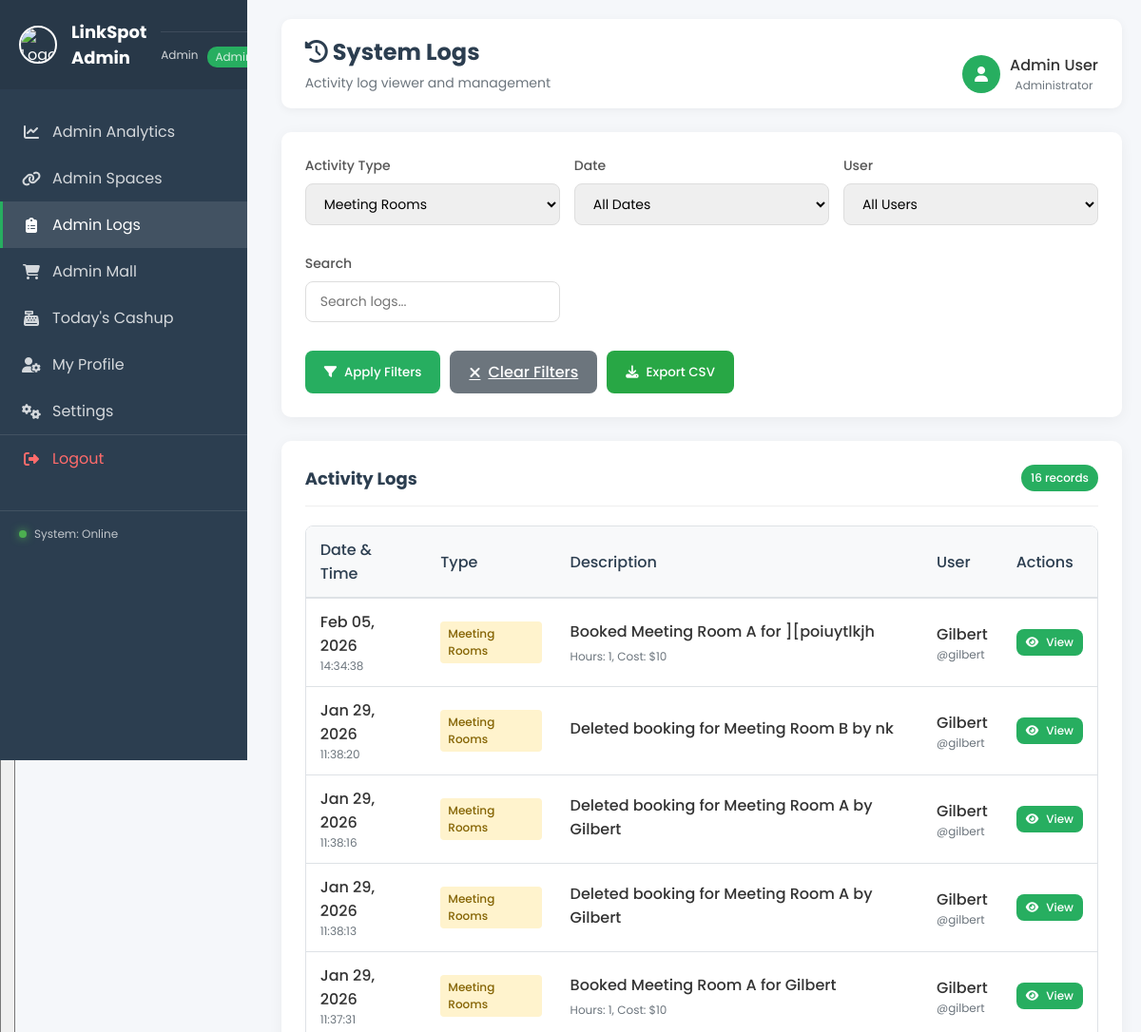
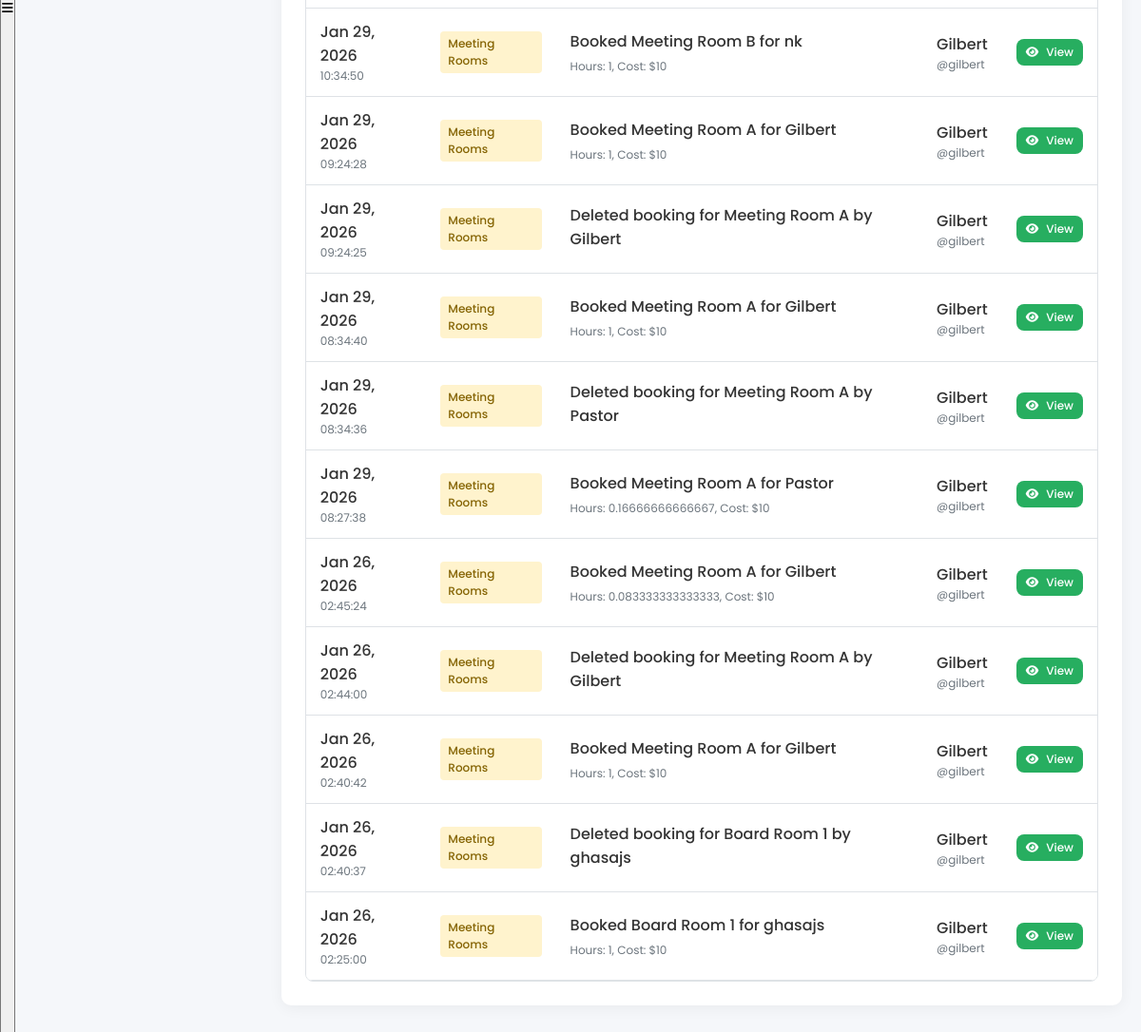
Page /admin/admin_logs.php?type=Meeting Rooms on the committed database (2 pictures, top to bottom).
### tables this page shows
CREATE TABLE `activity_log` (
  `id` int(11) NOT NULL,
  `activity_date` date NOT NULL,
  `activity_time` time NOT NULL,
  `activity_type` varchar(50) NOT NULL,
  `description` varchar(500) NOT NULL,
  `details` text DEFAULT NULL,
  `user_id` int(11) DEFAULT NULL,
  `created_at` timestamp NOT NULL DEFAULT current_timestamp()
);

CREATE TABLE `users` (
  `id` int(11) NOT NULL,
  `username` varchar(50) NOT NULL,
  `password` varchar(255) NOT NULL,
  `full_name` varchar(100) DEFAULT NULL,
  `role` varchar(20) DEFAULT 'reception',
  `created_at` timestamp NOT NULL DEFAULT current_timestamp()
);

### admin/admin_logs.php (the view, shortened to what this page needs)
<?php
$db = getDB();
$filterType = $_GET['type'] ?? '';
$searchQuery = $_GET['search'] ?? '';
$query = "SELECT al.*, u.username, u.full_name FROM activity_log al
          LEFT JOIN users u ON al.user_id = u.id
          WHERE 1=1";
$params = [];
$types = '';
if ($filterType) {
    $query .= " AND al.activity_type = ?";
    $params[] = $filterType;
    $types .= 's';
}
$query .= " ORDER BY al.created_at DESC";
$stmt = $db->prepare($query);
if ($params) {
    $stmt->bind_param($types, ...$params);
}
$stmt->execute();
$result = $stmt->get_result();
$logs = $result->fetch_all(MYSQLI_ASSOC);
$typeQuery = "SELECT DISTINCT activity_type FROM activity_log ORDER BY activity_type";
$typeResult = $db->query($typeQuery);
$activityTypes = $typeResult->fetch_all(MYSQLI_ASSOC);
?>
<!DOCTYPE html>
<html lang="en">
<head>
    <link rel="stylesheet" href="https://cdnjs.cloudflare.com/ajax/libs/font-awesome/6.4.0/css/all.min.css">
</head>
<body>
    <div class="dashboard-page">
        <?php include 'header.php'; ?>
        <div class="main-content">
            <div class="top-bar">
                <div class="page-title">
                    <h1><i class="fas fa-history"></i> System Logs</h1>
                    <p>Activity log viewer and management</p>
                </div>
                <div class="user-menu">
                    <div class="user-info">
                        <div class="user-avatar">
                            <i class="fas fa-user"></i>
                        </div>
                        <div>
                            <div style="font-weight: 500;">Admin User</div>
                            <div style="font-size: 12px; color: #6c757d;">Administrator</div>
                        </div>
                    </div>
                </div>
            </div>
            <div class="card">
                <form method="GET" action="">
                    <div class="filters-grid">
                        <div class="form-group">
                            <label class="form-label">Activity Type</label>
                            <select name="type" class="form-control">
                                <?php foreach ($activityTypes as $type): ?>
                                <option value="<?php echo $type['activity_type']; ?>" <?php echo $filterType === $type['activity_type'] ? 'selected' : ''; ?>>
                                    <?php echo $type['activity_type']; ?>
                                </option>
                                <?php endforeach; ?>
                            </select>
                        </div>
                        <div class="form-group">
                            <label class="form-label">Date</label>
                            <select name="date" class="form-control">
                                <option value="">All Dates</option>
                            </select>
                        </div>
                        <div class="form-group">
                            <label class="form-label">User</label>
                            <select name="user" class="form-control">
                                <option value="">All Users</option>
                            </select>
                        </div>
                        <div class="form-group">
                            <label class="form-label">Search</label>
                            <input type="text" name="search" class="form-control" placeholder="Search logs..." value="<?php echo htmlspecialchars($searchQuery); ?>">
                        </div>
                    </div>
                    <div style="display: flex; gap: 10px;">
                        <button type="submit" class="btn btn-primary">
                            <i class="fas fa-filter"></i> Apply Filters
                        </button>
                        <a href="admin_logs.php" class="btn btn-secondary">
                            <i class="fas fa-times"></i> Clear Filters
                        </a>
                        <button type="button" class="btn" onclick="exportLogs()" style="background: #28a745; color: white;">
                            <i class="fas fa-download"></i> Export CSV
                        </button>
                    </div>
                </form>
            </div>
            <div class="card">
                <div class="card-header">
                    <h3 class="card-title">Activity Logs</h3>
                    <div class="logs-count"><?php echo count($logs); ?> records</div>
                </div>
                <div class="table-responsive">
                    <table class="table">
                        <thead>
                            <tr>
                                <th>Date & Time</th>
                                <th>Type</th>
                                <th>Description</th>
                                <th>User</th>
                                <th>Actions</th>
                            </tr>
                        </thead>
                        <tbody>
                            <?php if (empty($logs)): ?>
                            <tr>
                                <td colspan="5" style="text-align: center; padding: 40px; color: #6c757d;">
                                    <i class="fas fa-inbox" style="font-size: 48px; margin-bottom: 15px; display: block; color: #dee2e6;"></i>
                                    No logs found matching your criteria
                                </td>
                            </tr>
                            <?php else: ?>
                            <?php foreach ($logs as $log):
                                $typeClass = '';
                                if (stripos($log['activity_type'], 'voucher') !== false) $typeClass = 'type-vouchers';
                                elseif (stripos($log['activity_type'], 'linkspot') !== false) $typeClass = 'type-linkspot';
                                elseif (stripos($log['activity_type'], 'summarcity') !== false) $typeClass = 'type-summarcity';
                                elseif (stripos($log['activity_type'], 'meeting') !== false) $typeClass = 'type-meeting';
                                elseif (stripos($log['activity_type'], 'task') !== false) $typeClass = 'type-tasks';
                                elseif (stripos($log['activity_type'], 'member') !== false) $typeClass = 'type-members';
                                else $typeClass = 'type-tasks';
                            ?>
                            <tr>
                                <td>
                                    <div style="font-weight: 500;"><?php echo date('M d, Y', strtotime($log['activity_date'])); ?></div>
                                    <div style="font-size: 12px; color: #6c757d;"><?php echo $log['activity_time']; ?></div>
                                </td>
                                <td>
                                    <span class="log-type <?php echo $typeClass; ?>">
                                        <?php echo $log['activity_type']; ?>
                                    </span>
                                </td>
                                <td>
                                    <div style="font-weight: 500; margin-bottom: 5px;"><?php echo htmlspecialchars($log['description']); ?></div>
                                    <?php if ($log['details']): ?>
                                    <div style="font-size: 12px; color: #6c757d;">
                                        <?php echo htmlspecialchars(substr($log['details'], 0, 100)); ?>
                                    </div>
                                    <?php endif; ?>
                                </td>
                                <td>
                                    <?php if ($log['full_name']): ?>
                                    <div style="font-weight: 500;"><?php echo $log['full_name']; ?></div>
                                    <div style="font-size: 12px; color: #6c757d;">@<?php echo $log['username']; ?></div>
                                    <?php else: ?>
                                    <span style="color: #6c757d;">System</span>
                                    <?php endif; ?>
                                </td>
                                <td>
                                    <button class="btn" onclick="viewLogDetails(<?php echo $log['id']; ?>)"
                                            style="background: var(--primary); color: white; padding: 5px 10px; font-size: 12px;">
                                        <i class="fas fa-eye"></i> View
                                    </button>
                                </td>
                            </tr>
                            <?php endforeach; ?>
                            <?php endif; ?>
                        </tbody>
                    </table>
                </div>
            </div>
        </div>
    </div>
</body>
</html>

### admin/header.php (style rules this page uses)
.user-info { margin-top: 10px; padding-top: 10px; border-top: 1px solid rgba(255,255,255,0.1); text-align: center; }

### rows in the picture
activity_log: activity_date "Feb 05, 2026", activity_time "14:34:38", activity_type "Meeting Rooms", description "Booked Meeting Room A for ][poiuytlkjh", details "Hours: 1, Cost: $10", user.full_name "Gilbert", user.username "gilbert"
activity_log: activity_date "Jan 29, 2026", activity_time "11:38:20", activity_type "Meeting Rooms", description "Deleted booking for Meeting Room B by nk", user.full_name "Gilbert", user.username "gilbert"
activity_log: activity_date "Jan 29, 2026", activity_time "11:38:16", activity_type "Meeting Rooms", description "Deleted booking for Meeting Room A by Gilbert", user.full_name "Gilbert", user.username "gilbert"
activity_log: activity_date "Jan 29, 2026", activity_time "11:38:13", activity_type "Meeting Rooms", description "Deleted booking for Meeting Room A by Gilbert", user.full_name "Gilbert", user.username "gilbert"
activity_log: activity_date "Jan 29, 2026", activity_time "11:37:31", activity_type "Meeting Rooms", description "Booked Meeting Room A for Gilbert", details "Hours: 1, Cost: $10", user.full_name "Gilbert", user.username "gilbert"
activity_log: activity_date "Jan 29, 2026", activity_time "10:34:50", activity_type "Meeting Rooms", description "Booked Meeting Room B for nk", details "Hours: 1, Cost: $10", user.full_name "Gilbert", user.username "gilbert"
activity_log: activity_date "Jan 29, 2026", activity_time "09:24:28", activity_type "Meeting Rooms", description "Booked Meeting Room A for Gilbert", details "Hours: 1, Cost: $10", user.full_name "Gilbert", user.username "gilbert"
activity_log: activity_date "Jan 29, 2026", activity_time "09:24:25", activity_type "Meeting Rooms", description "Deleted booking for Meeting Room A by Gilbert", user.full_name "Gilbert", user.username "gilbert"
activity_log: activity_date "Jan 29, 2026", activity_time "08:34:40", activity_type "Meeting Rooms", description "Booked Meeting Room A for Gilbert", details "Hours: 1, Cost: $10", user.full_name "Gilbert", user.username "gilbert"
activity_log: activity_date "Jan 29, 2026", activity_time "08:34:36", activity_type "Meeting Rooms", description "Deleted booking for Meeting Room A by Pastor", user.full_name "Gilbert", user.username "gilbert"
activity_log: activity_date "Jan 29, 2026", activity_time "08:27:38", activity_type "Meeting Rooms", description "Booked Meeting Room A for Pastor", details "Hours: 0.16666666666667, Cost: $10", user.full_name "Gilbert", user.username "gilbert"
activity_log: activity_date "Jan 26, 2026", activity_time "02:45:24", activity_type "Meeting Rooms", description "Booked Meeting Room A for Gilbert", details "Hours: 0.083333333333333, Cost: $10", user.full_name "Gilbert", user.username "gilbert"
activity_log: activity_date "Jan 26, 2026", activity_time "02:44:00", activity_type "Meeting Rooms", description "Deleted booking for Meeting Room A by Gilbert", user.full_name "Gilbert", user.username "gilbert"
activity_log: activity_date "Jan 26, 2026", activity_time "02:40:42", activity_type "Meeting Rooms", description "Booked Meeting Room A for Gilbert", details "Hours: 1, Cost: $10", user.full_name "Gilbert", user.username "gilbert"
activity_log: activity_date "Jan 26, 2026", activity_time "02:40:37", activity_type "Meeting Rooms", description "Deleted booking for Board Room 1 by ghasajs", user.full_name "Gilbert", user.username "gilbert"
activity_log: activity_date "Jan 26, 2026", activity_time "02:25:00", activity_type "Meeting Rooms", description "Booked Board Room 1 for ghasajs", details "Hours: 1, Cost: $10", user.full_name "Gilbert", user.username "gilbert"

### other values in the picture
$user_name "Admin"
count($logs) "16"
form field type "Meeting Rooms"
